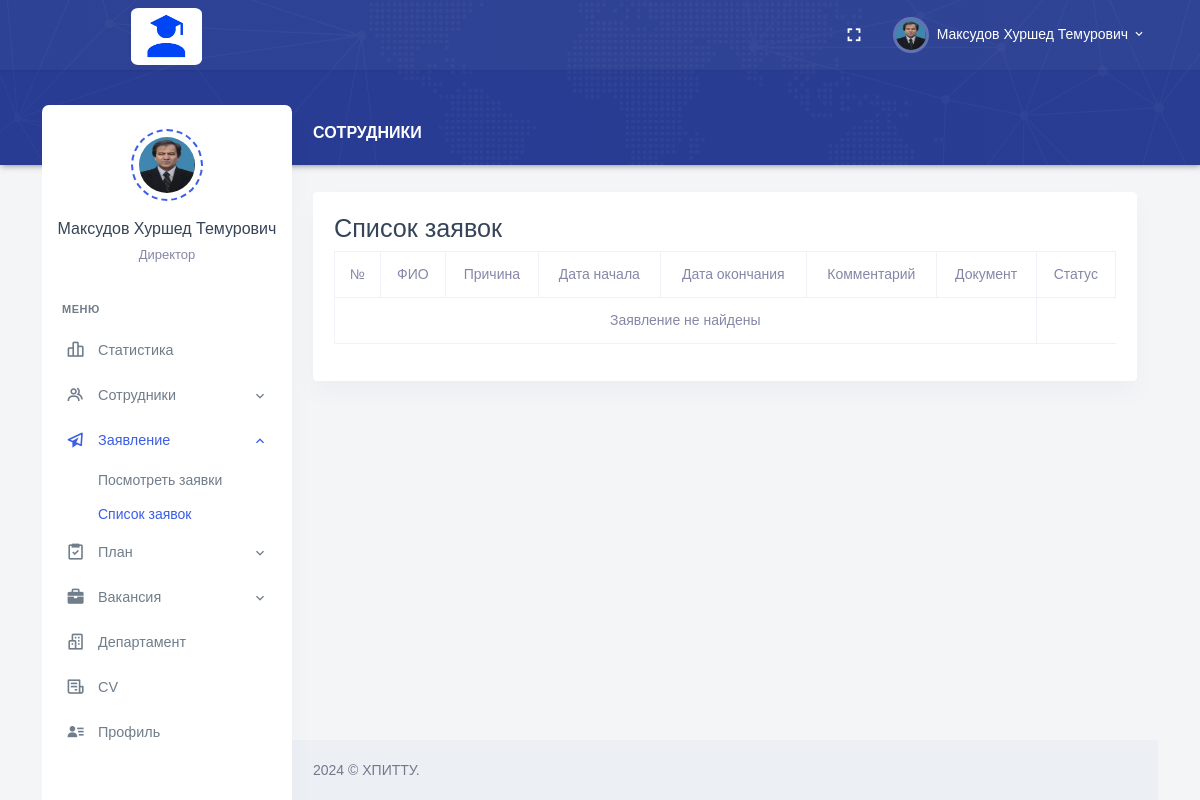
Page /HR/list-leave.php (signed in) on the earlier database version.
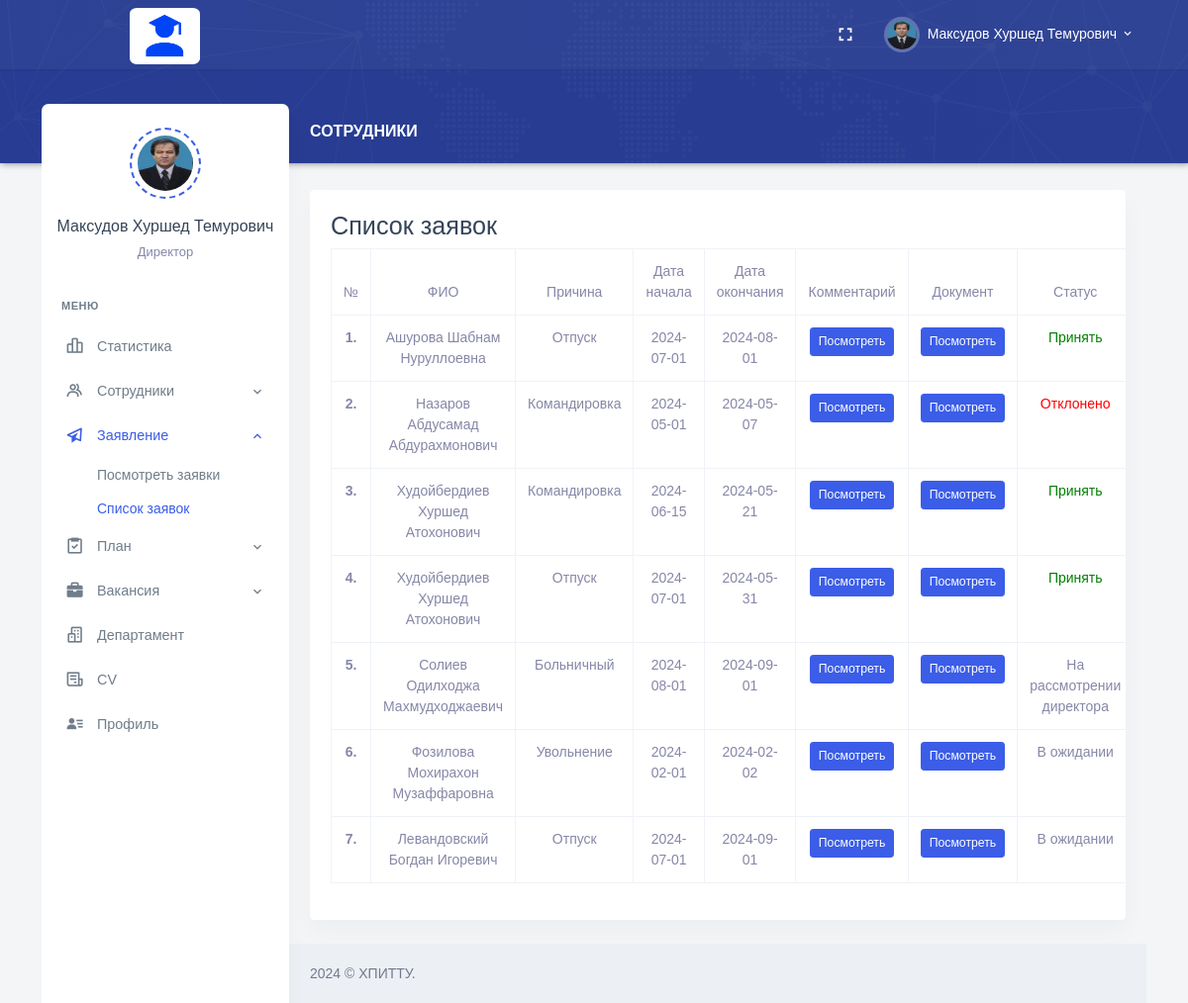
Same page on the later database version.
### tables this page shows
CREATE TABLE `employee_leave` (
  `leave_id` int NOT NULL AUTO_INCREMENT,
  `full_name` varchar(255) NOT NULL,
  `reason` varchar(255) DEFAULT NULL,
  `start_date` date DEFAULT NULL,
  `end_date` date DEFAULT NULL,
  `comments` varchar(1000) DEFAULT NULL,
  `Username` varchar(30) DEFAULT NULL,
  `status` varchar(50) NOT NULL,
  `pdf_file` blob,
  PRIMARY KEY (`leave_id`)
);

### HR/list-leave.php (the view, shortened to what this page needs)
<?php
require_once "header.php";
?>
<?php
require_once "../conn.php";
$sql = "SELECT * FROM employee_leave ";
$result = mysqli_query($conn , $sql);
$i = 1;
?>
<div class="main-content">
    <div class="page-content">
        <div class="row">
            <div class="col-12">
                <div class="page-title-box d-flex align-items-center justify-content-between">
                    <h4 class="page-title mb-0 font-size-18">Сотрудники</h4>
                </div>
            </div>
        </div>
        <link rel="stylesheet" type="text/css" href="https://cdn.datatables.net/1.11.6/css/jquery.dataTables.css">
        <div class="row">
            <div class="col-12">
                <div class="card">
                    <div class="card-body">
                        <h3>Список заявок</h3>
                        <div >
                        <table id="datatable" class="table table-bordered " style="width: 100%;">
                                <thead>
                                <tr>
                                        <th>№</th>
                                        <th class="text-center">ФИО</th>
                                        <th>Причина</th>
                                        <th>Дата начала</th>
                                        <th>Дата окончания</th>
                                        <th>Комментарий</th>
                                        <th class="text-center">Документ</th>
                                        <th class="text-center">Статус</th>
                                    </tr>
                                </thead>
                                <tbody>
                                    <?php
                                    if (mysqli_num_rows($result) > 0) {
                                        while ($rows = mysqli_fetch_assoc($result)) {
                                            $start_date = $rows["start_date"];
                                            $end_date = $rows["end_date"];
                                            $fullname = $rows["full_name"];
                                            $reason = $rows["reason"];
                                            $comments = $rows["comments"];
                                            $status = ($rows["status"] == "В ожидании") ? "В ожидании" : $rows["status"];
                                            $pdf_file = $rows["pdf_file"];
                                            ?>
                                    <tr>
                                        <th scope="row"><?php echo "$i."; ?></th>
                                        <td><?php echo $fullname; ?></td>
                                        <td><?php echo $reason; ?></td>
                                        <td><?php echo $start_date; ?></td>
                                        <td><?php echo $end_date; ?></td>
                                        <td>
                                        <div class="btn-group btn-group-sm" role="group" aria-label="Действия">
                                            <button type="button" class="btn btn-primary view-comments"
                                                data-bs-toggle="modal" data-bs-target="#commentModal"
                                                data-comment="<?php echo htmlspecialchars($comments); ?>">
                                                Посмотреть
                                            </button>
                                        </div>
                                        </td>
                                        <td>
                                        <div class="btn-group btn-group-sm" role="group" aria-label="Действия">
                                            <a href="../Personal/uploads/<?php echo $pdf_file; ?>" target="_blank"
                                                class="btn btn-primary">Посмотреть</a>
                                        </div>
                                        </td>
                                        <td>
                                        <?php
if ($status == 'В ожидании') {
    echo "<span class='status'>В ожидании</span>";
}
 else {
    if ($status == 'Принято') {
        echo "<span class='status-accepted'>Принять</span>";
    }
    else if ($status == 'Отклонено') {
        echo "<span class='status-rejected'>Отклонено</span>";
    }
    else if ($status == 'На рассмотрении директора') {
        echo "<span>На рассмотрении директора</span>";
    }
}
?>
</td>
                                    </tr>
                                    <?php
                    $i++;
                }
            } else {
                echo "<tr><td colspan='7' class='text-center'>Заявление не найдены</td></tr>";
            }
            ?>
                                </tbody>
                            </table>
                        </div>
                    </div>
                </div>
            </div>
        </div>
        <?php
require_once "footer.php";
?>

Differences in the rows shown:
added employee_leave: full_name "Ашурова Шабнам Нуруллоевна", reason "Отпуск", start_date "2024-07-01", end_date "2024-08-01", status "Принять"
added employee_leave: full_name "Назаров Абдусамад Абдурахмонович", reason "Командировка", start_date "2024-05-01", end_date "2024-05-07", status "Отклонено"
added employee_leave: full_name "Худойбердиев Хуршед Атохонович", reason "Командировка", start_date "2024-06-15", end_date "2024-05-21", status "Принять"
added employee_leave: full_name "Худойбердиев Хуршед Атохонович", reason "Отпуск", start_date "2024-07-01", end_date "2024-05-31", status "Принять"
added employee_leave: full_name "Солиев Одилходжа Махмудходжаевич", reason "Больничный", start_date "2024-08-01", end_date "2024-09-01", shows "На рассмотрении директора"
added employee_leave: full_name "Фозилова Мохирахон Музаффаровна", reason "Увольнение", start_date "2024-02-01", end_date "2024-02-02", status "В ожидании"
added employee_leave: full_name "Левандовский Богдан Игоревич", reason "Отпуск", start_date "2024-07-01", end_date "2024-09-01", status "В ожидании"
Other differences:
text no longer shown: "Заявление не найдены"
